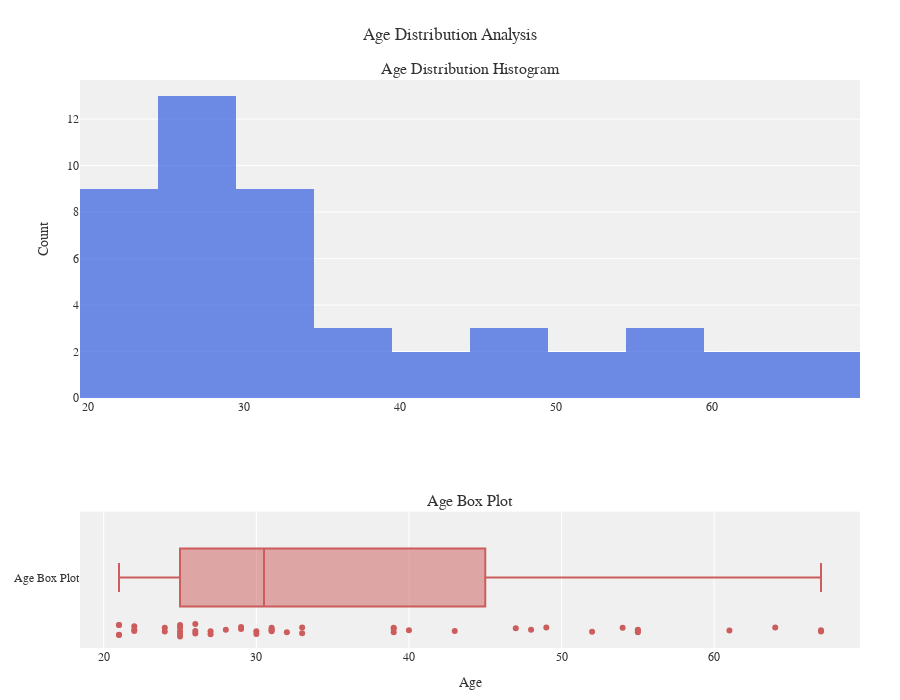
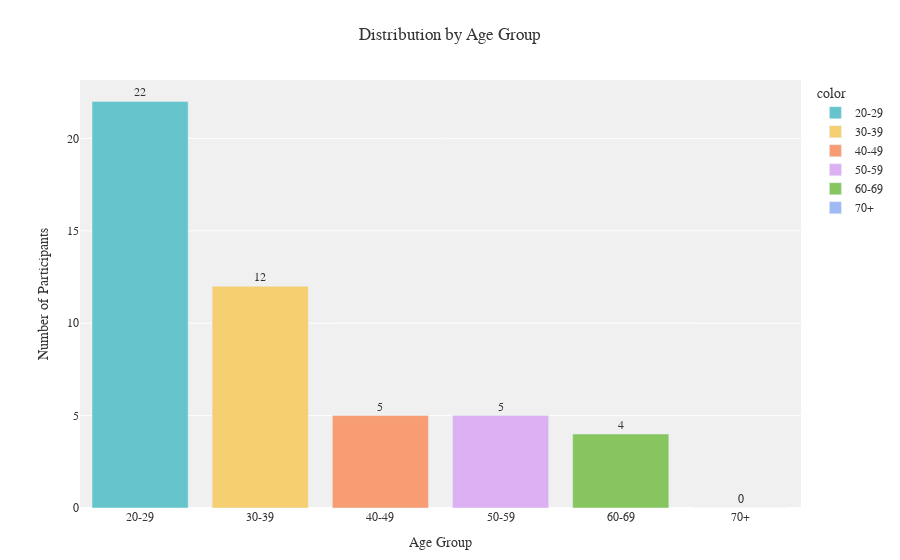

The cell these charts' notebook holds for them, in order:
### Code cell
# Analyze and visualize the age distribution
import plotly.express as px
import plotly.graph_objects as go
from plotly.subplots import make_subplots
import numpy as np

# Find the column related to "Age" (case-insensitive)
age_column = None
for col in data_entries.columns:
    if 'age' in str(col).lower() and 'age' == str(col).lower():
        age_column = col
        break

if not age_column:
    # If we couldn't find an exact match, look for any column containing "age"
    for col in data_entries.columns:
        if 'age' in str(col).lower():
            age_column = col
            break

if age_column:
    print(f"Found age column: '{age_column}'")
    
    # Convert age to numeric, coercing any non-numeric values to NaN
    data_entries[age_column] = pd.to_numeric(data_entries[age_column], errors='coerce')
    
    # Drop NaN values for analysis
    age_data = data_entries[age_column].dropna()
    
    if not age_data.empty:
        # Calculate basic statistics
        age_mean = age_data.mean()
        age_median = age_data.median()
        age_min = age_data.min()
        age_max = age_data.max()
        age_std = age_data.std()
        
        print(f"\nAge Statistics:")
        print(f"Mean age: {age_mean:.1f}")
        print(f"Median age: {age_median:.1f}")
        print(f"Age range: {age_min:.0f} to {age_max:.0f}")
        print(f"Standard deviation: {age_std:.1f}")
        
        # Create age groups for categorization
        bins = [20, 30, 40, 50, 60, 70, 80]
        labels = ['20-29', '30-39', '40-49', '50-59', '60-69', '70+']
        age_groups = pd.cut(age_data, bins=bins, labels=labels, right=False)
        age_group_counts = age_groups.value_counts().sort_index()
        
        # Create a subplot with histogram and box plot
        fig = make_subplots(
            rows=2, 
            cols=1,
            subplot_titles=("Age Distribution Histogram", "Age Box Plot"),
            vertical_spacing=0.2,
            row_heights=[0.7, 0.3]
        )
        
        # Add histogram trace
        fig.add_trace(
            go.Histogram(
                x=age_data,
                nbinsx=10,
                marker_color='royalblue',
                opacity=0.75,
                hovertemplate="Age: %{x}<br>Count: %{y}<extra></extra>",
                name="Age Histogram"
            ),
            row=1, col=1
        )
        
        # Add box plot trace
        fig.add_trace(
            go.Box(
                x=age_data,
                marker_color='indianred',
                boxpoints='all',  # Show all points
                jitter=0.3,       # Add jitter to points for better visibility
                pointpos=-1.8,    # Position of points (negative = below box)
                hovertemplate="Age: %{x}<extra></extra>",
                name="Age Box Plot"
            ),
            row=2, col=1
        )
        
        # Update layout
        fig.update_layout(
            title_text="Age Distribution Analysis",
            title_x=0.5,
            height=700,
            showlegend=False,
            plot_bgcolor='rgba(240,240,240,0.95)',
            paper_bgcolor='white',
            font=dict(family="Arial, sans-serif", size=12, color="#333"),
            margin=dict(l=80, r=40, t=80, b=40)
        )
        
        # Update x-axes and y-axes
        fig.update_xaxes(title_text="Age", row=2, col=1)
        fig.update_yaxes(title_text="Count", row=1, col=1)
        
        fig.show()
        
        # Create an additional bar chart for age groups
        fig_bar = px.bar(
            x=age_group_counts.index,
            y=age_group_counts.values,
            labels={'x': 'Age Group', 'y': 'Number of Participants'},
            title='Distribution by Age Group',
            text=age_group_counts.values,  # Display the count on each bar
            color=age_group_counts.index,  # Color bars by age group
            color_discrete_sequence=px.colors.qualitative.Pastel
        )
        
        fig_bar.update_layout(
            title_x=0.5,
            plot_bgcolor='rgba(240,240,240,0.95)',
            paper_bgcolor='white',
            font=dict(family="Arial, sans-serif", size=12, color="#333"),
            margin=dict(l=80, r=40, t=80, b=40)
        )
        
        fig_bar.update_traces(
            texttemplate='%{text}',
            textposition='outside',
            hovertemplate="Age Group: %{x}<br>Count: %{y}<extra></extra>"
        )
        
        fig_bar.show()
        
    else:
        print("No valid age data found (all values are non-numeric or NaN).")
else:
    print("Could not find a column related to 'Age'.")
    print(f"Available columns: {data_entries.columns.tolist()}")

### Figure 1 — Plotly figure (JSON) as saved in the notebook; plotly's stock layout.template omitted (floating-point values rounded to 4 significant figures)
{"data": [{"hovertemplate": "Age: %{x}<br>Count: %{y}<extra></extra>", "marker": {"color": "royalblue"}, "name": "Age Histogram", "nbinsx": 10, "opacity": 0.75, "type": "histogram", "x": [31, 55, 39, 25, 67, 61, 27, 55, 67, 33, 30, 47, 52, 64, 26, 28, 27, 21, 31, 25, 24, 43, 25, 49, 26, 54, 25, 21, 21, 40, 26, 31, 22, 39, 24, 33, 22, 39, 55, 22, 32, 48, 21, 25, 29, 31, 30, 29], "xaxis": "x", "yaxis": "y"}, {"boxpoints": "all", "hovertemplate": "Age: %{x}<extra></extra>", "jitter": 0.3, "marker": {"color": "indianred"}, "name": "Age Box Plot", "pointpos": -1.8, "type": "box", "x": [31, 55, 39, 25, 67, 61, 27, 55, 67, 33, 30, 47, 52, 64, 26, 28, 27, 21, 31, 25, 24, 43, 25, 49, 26, 54, 25, 21, 21, 40, 26, 31, 22, 39, 24, 33, 22, 39, 55, 22, 32, 48, 21, 25, 29, 31, 30, 29], "xaxis": "x2", "yaxis": "y2"}], "layout": {"annotations": [{"font": {"size": 16}, "showarrow": false, "text": "Age Distribution Histogram", "x": 0.5, "xanchor": "center", "xref": "paper", "y": 1, "yanchor": "bottom", "yref": "paper"}, {"font": {"size": 16}, "showarrow": false, "text": "Age Box Plot", "x": 0.5, "xanchor": "center", "xref": "paper", "y": 0.24, "yanchor": "bottom", "yref": "paper"}], "font": {"color": "#333", "family": "Arial, sans-serif", "size": 12}, "height": 700, "margin": {"b": 40, "l": 80, "r": 40, "t": 80}, "paper_bgcolor": "white", "plot_bgcolor": "rgba(240,240,240,0.95)", "showlegend": false, "title": {"text": "Age Distribution Analysis", "x": 0.5}, "xaxis": {"anchor": "y", "domain": [0, 1]}, "xaxis2": {"anchor": "y2", "domain": [0, 1], "title": {"text": "Age"}}, "yaxis": {"anchor": "x", "domain": [0.44, 1], "title": {"text": "Count"}}, "yaxis2": {"anchor": "x2", "domain": [0, 0.24]}}}

### Figure 2 — Plotly figure (JSON) as saved in the notebook; plotly's stock layout.template omitted (floating-point values rounded to 4 significant figures)
{"data": [{"hovertemplate": "Age Group: %{x}<br>Count: %{y}<extra></extra>", "legendgroup": "20-29", "marker": {"color": "rgb(102, 197, 204)", "pattern": {"shape": ""}}, "name": "20-29", "orientation": "v", "showlegend": true, "text": [22.0], "textposition": "outside", "texttemplate": "%{text}", "type": "bar", "x": ["20-29"], "xaxis": "x", "y": [22], "yaxis": "y"}, {"hovertemplate": "Age Group: %{x}<br>Count: %{y}<extra></extra>", "legendgroup": "30-39", "marker": {"color": "rgb(246, 207, 113)", "pattern": {"shape": ""}}, "name": "30-39", "orientation": "v", "showlegend": true, "text": [12.0], "textposition": "outside", "texttemplate": "%{text}", "type": "bar", "x": ["30-39"], "xaxis": "x", "y": [12], "yaxis": "y"}, {"hovertemplate": "Age Group: %{x}<br>Count: %{y}<extra></extra>", "legendgroup": "40-49", "marker": {"color": "rgb(248, 156, 116)", "pattern": {"shape": ""}}, "name": "40-49", "orientation": "v", "showlegend": true, "text": [5.0], "textposition": "outside", "texttemplate": "%{text}", "type": "bar", "x": ["40-49"], "xaxis": "x", "y": [5], "yaxis": "y"}, {"hovertemplate": "Age Group: %{x}<br>Count: %{y}<extra></extra>", "legendgroup": "50-59", "marker": {"color": "rgb(220, 176, 242)", "pattern": {"shape": ""}}, "name": "50-59", "orientation": "v", "showlegend": true, "text": [5.0], "textposition": "outside", "texttemplate": "%{text}", "type": "bar", "x": ["50-59"], "xaxis": "x", "y": [5], "yaxis": "y"}, {"hovertemplate": "Age Group: %{x}<br>Count: %{y}<extra></extra>", "legendgroup": "60-69", "marker": {"color": "rgb(135, 197, 95)", "pattern": {"shape": ""}}, "name": "60-69", "orientation": "v", "showlegend": true, "text": [4.0], "textposition": "outside", "texttemplate": "%{text}", "type": "bar", "x": ["60-69"], "xaxis": "x", "y": [4], "yaxis": "y"}, {"hovertemplate": "Age Group: %{x}<br>Count: %{y}<extra></extra>", "legendgroup": "70+", "marker": {"color": "rgb(158, 185, 243)", "pattern": {"shape": ""}}, "name": "70+", "orientation": "v", "showlegend": true, "text": [0.0], "textposition": "outside", "texttemplate": "%{text}", "type": "bar", "x": ["70+"], "xaxis": "x", "y": [0], "yaxis": "y"}], "layout": {"barmode": "relative", "font": {"color": "#333", "family": "Arial, sans-serif", "size": 12}, "legend": {"title": {"text": "color"}, "tracegroupgap": 0}, "margin": {"b": 40, "l": 80, "r": 40, "t": 80}, "paper_bgcolor": "white", "plot_bgcolor": "rgba(240,240,240,0.95)", "title": {"text": "Distribution by Age Group", "x": 0.5}, "xaxis": {"anchor": "y", "domain": [0, 1], "title": {"text": "Age Group"}}, "yaxis": {"anchor": "x", "domain": [0, 1], "title": {"text": "Number of Participants"}}}}
